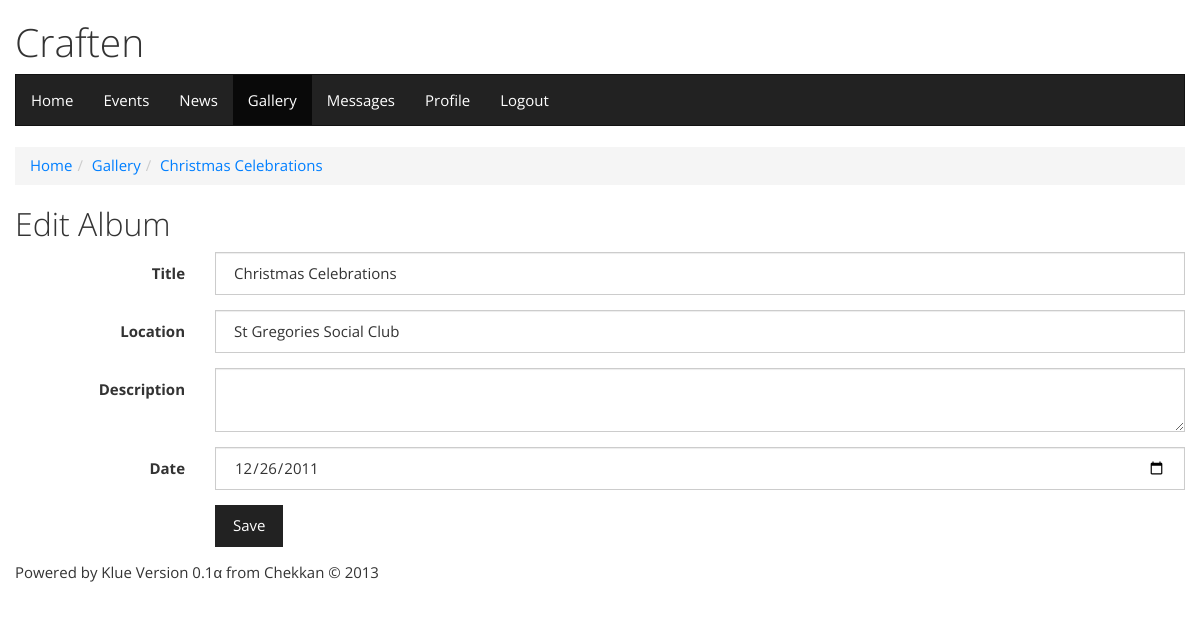
Page /edit_album.php?id=3 (signed in) on the committed database.
### tables this page shows
CREATE TABLE IF NOT EXISTS `settings` (
  `id` int(1) NOT NULL AUTO_INCREMENT,
  `site_name` varchar(255) NOT NULL,
  `site_description` text,
  PRIMARY KEY (`id`)
);

CREATE TABLE IF NOT EXISTS `albums` (
  `id` int(5) NOT NULL AUTO_INCREMENT,
  `title` varchar(40) NOT NULL,
  `location` varchar(40) DEFAULT NULL,
  `description` text,
  `user_id` int(5) NOT NULL,
  `date_taken` date DEFAULT NULL,
  `time_created` datetime NOT NULL,
  `time_modified` datetime NOT NULL,
  PRIMARY KEY (`id`),
  KEY `user_id` (`user_id`)
);

### lib/Database.php (called while the page is built, shortened)
<?php
class MySQLDatabase {
	private $connection;
	public function open_connection()
	{
		$this->connection = mysql_connect(DB_SERVER, DB_USER, DB_PASS);
		if(!$this->connection)
		{
			die("Database connection failed: " . mysql_error());
		}
		else
		{
			$db_select = mysql_select_db(DB_NAME, $this->connection);
		}
	}
	public function query($sql)
	{
		$result = mysql_query($sql, $this->connection);
		return $result;
	}
	public function fetch_assoc($result_set)
	{
		return mysql_fetch_assoc($result_set);
	}
	public function num_rows($result_set)
	{
		return mysql_num_rows($result_set);
	}
}
$database = new MySqlDatabase();
?>

### lib/Album.php (called while the page is built, shortened)
<?php
require_once("Database.php");
class Album {
	protected static $table_name = "albums";
	public static function exists($id) {
		$database = new MySqlDatabase();
		$sql = "SELECT id FROM albums WHERE id = {$id};";
		$result = $database->query($sql);
		if($database->num_rows($result) == 1) {
			return true;
		}
		else {
			return false;
		}
	}
	private static function instantiate($record) {
		$object = new self;
		foreach($record as $attribute=>$value) {
			if($object->has_attribute($attribute)) {
				$object->$attribute = $value;
			}
		}
		return $object;
	}
	private function has_attribute($attribute) {
		$object_vars = get_object_vars($this);
		return array_key_exists($attribute, $object_vars);
	}
	public static function find_by_sql($sql="") {
		global $database;
		$result = $database->query($sql);
		$object_array = array();
		while($row = $database->fetch_assoc($result)) {
			$object_array[] = self::instantiate($row);
		}
		return $object_array;
	}
	public static function find_by_id($id=0) {
		$sql = "SELECT * FROM ".self::$table_name;
		$sql .= " WHERE id={$id} LIMIT 1;";
		$result_array = self::find_by_sql($sql);
		return !empty($result_array) ? array_shift($result_array) : false;
	}
}
?>

### lib/Settings.php (called while the page is built, shortened)
<?php
require_once("Database.php");
require_once("Table.php");
class Settings extends Table {
	protected static $table_name = "settings";
	function __construct() {
		global $database;
		$sql = "SELECT * FROM ".self::$table_name;
		$sql .= " LIMIT 1;";
		$result = $database->query($sql);
		$row = $database->fetch_assoc($result);
		$this->site_name = $row['site_name'];
	}
}
$settings = new Settings();
?>

### edit_album.php (the view, shortened to what this page needs)
<?php
require_once("lib/Album.php");
require_once("lib/Page.php");
if(!isset($_GET['id'])) {
	$page = new Page();
	$page->end("Album not specified.");
}
else {
	$album_id = $_GET['id'];
	if(!Album::exists($album_id)) {
		$page = new Page();
		$page->end("Album could not be found.");
	}
	else {
		$album = Album::find_by_id($album_id);
		$page = new Page();
		$page->title = "Edit &lt; Album &lt; Craften";
		echo $page->header("Gallery");
		echo $page->breadcrumb(array("Home"=>"index.php", "Gallery"=>"albums.php", $album->title=>"albums.php?id={$album->id}"));
		?>
		<form action="<?php echo $_SERVER['PHP_SELF']."?id={$album_id}"; ?>" method="post" class="form-horizontal" role="form">
			<h2>Edit Album</h2>
			<div class="form-group">
				<label for="title" class="col-sm-2 control-label">Title</label>
				<div class="col-sm-10">
					<input type="text" name="title" id="title" class="form-control"
						<?php if (isset($_POST['title'])) { echo "value=\"{$_POST['title']}\""; }
						else { echo "value=\"{$album->title}\""; } ?>
					/>
				</div>
			</div>
			<div class="form-group">
				<label for="location" class="col-sm-2 control-label">Location</label>
				<div class="col-sm-10">
					<input type="text" name="location" id="location" class="form-control"
						<?php if (isset($_POST['location'])) { echo "value=\"{$_POST['location']}\""; }
						else { echo "value=\"{$album->location}\""; } ?>
					/>
				</div>
			</div>
			<div class="form-group">
				<label for="description" class="col-sm-2 control-label">Description</label>
				<div class="col-sm-10">
					<textarea name="description" id="description" class="form-control"><?php
					?></textarea>
				</div>
			</div>
			<div class="form-group">
				<label for="date_taken" class="col-sm-2 control-label">Date</label>
				<div class="col-sm-10">
					<input type="date" name="date_taken" id="date_taken" class="form-control"
						<?php if (isset($_POST['date_taken'])) { echo "value=\"{$_POST['date_taken']}\""; }
						else { echo "value=\"{$album->date_taken}\""; } ?>
					/>
				</div>
			</div>
			<div class="form-group">
				<div class="col-sm-offset-2 col-sm-10">
					<input type="submit" name="save" value="Save" class="btn btn-default" />
				</div>
			</div>
		</form>
		<?php
		echo $page->footer();
	}
}
?>

### lib/Page.php (shortened to what this page needs)
<?php
require_once("Settings.php");
class Page {
	public $title;
	public $heading;
	function __construct() {
		global $settings;
		$this->heading = $settings->site_name;
	}
	public function header($currentItem) {
		global $settings;
		if(empty($this->title)) {
			$this->title = $settings->site_name;
		}
		else {
			$this->title .= " &lt; ".$settings->site_name;
		}
		$return = "<!DOCTYPE html>
			<html>
			<head>
			<title>{$this->title}</title>
			<link rel=\"stylesheet\" href=\"styles/bootstrap.css\" type=\"text/css\" media=\"screen\" title=\"Bootstrap\" charset=\"utf-8\" />
			<link rel=\"stylesheet\" href=\"styles/master.css\" type=\"text/css\" media=\"screen\" title=\"Master StyleSheet\" charset=\"utf-8\" />";
		$return .= "<script src=\"http://html5demos.com/h5utils.js\"></script>";
		$return .= "
			</head>
			<body>
				<div class=\"container\">
					<div class=\"row\">
						<header>
							<h1>{$this->heading}</h1>
						</header>";
		$return .= $this->nav_bar($currentItem);
		return $return;
	}
	public function footer() {
		$return = "<footer>
				<p>Powered by Klue Version 0.1&alpha; from Chekkan &copy; 2013</p>
			</footer>
			</div>
			</div>
		</body>
		</html>";
		return $return;
	}
	public function nav_bar($currentItem) {
		$navItems = array(
			"Home" => "index.php",
			"Events" => "events.php",
			"News" => "news.php",
			"Gallery" => "albums.php");
		if (isset($_SESSION['logged_in'])) {
			$navItems["Messages"] = "messages.php";
			$navItems["Profile"] = "profiles.php?id={$_SESSION['user_id']}";
			$navItems["Logout"] = "logout.php";
		} else {
			$navItems["Login"] = "login.php";
			$navItems["Register"] = "register.php";
		}
		$return = "<nav class=\"navbar navbar-default\" role=\"navigation\">
					<ul class=\"nav navbar-nav\">";
		foreach ($navItems as $title => $url)
		{
			$return .= "<li";
			if ($title == $currentItem) {
				$return .= " class=\"active\"";
			}
			$return .= "><a href=\"{$url}\">{$title}</a></li>";
		}
		$return .= "</ul></nav>";
		return $return;
	}
	public function breadcrumb($path) {
		$return = "<ol class=\"breadcrumb\">";
		foreach($path as $key => $value)
		{
			$return .= "<li><a href=\"{$value}\">{$key}</a></li>";
		}
		$return .= "</li></ol>";
		return $return;
	}
}
?>

### styles/master.css (style rules this page uses)
* { padding: 0; margin: 0; }
body { width: 820px; font-family: "Lucida Grande", Lucida, Verdana, sans-serif; margin-right: auto; margin-left: auto; }
header { background-color: #d3e1f1; text-align: center; padding: 1em; }
h2 { padding: 0.5em 0; }
form { background-color: #fafaf5; padding: 1em; }
form div { padding: 0.5em 0; }
form label { display: block; padding-bottom: 0.2em; }
form input[type=text], form input[type=email], form input[type=password] { width: 96%; padding: 0.5em; font: 1em "Lucida Grande", Lucida, Verdana, sans-serif; }
form input[type=date] { width: 25%; padding: 0.5em; font: 1em "Lucida Grande", Lucida, Verdana, sans-serif; }
textarea { width: 96%; height: 10em; padding: 0.5em; font: 1em "Lucida Grande", Lucida, Verdana, sans-serif; }
form input[type=submit] { padding: 0.5em; background-color: #574239; border: 1px outset #8f6e61; font: 0.8em "Lucida Grande", Lucida, Verdana, sans-serif; color: #fffeff; }
footer { clear: both; font-size: 0.8em; color: #909090; text-align: center; border-top: 1px solid #909090; margin-top: 3em; padding: 0.4em 0; }

### rows in the picture
settings: site_name "Craften"
albums: title "Christmas Celebrations", location "St Gregories Social Club", date_taken "12/26/2011"

### other values in the picture
$title "Home"
$title "Events"
$title "News"
$title "Gallery"
$title "Messages"
$title "Profile"
$title "Logout"
$key "Home"
$key "Gallery"
$key "Christmas Celebrations"
